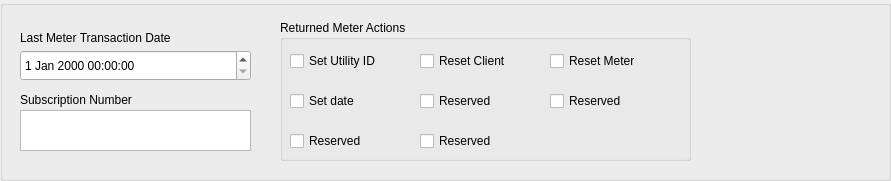
           <widget class="QGroupBox" name="groupBox_16">
            <property name="geometry">
             <rect>
              <x>10</x>
              <y>20</y>
              <width>891</width>
              <height>181</height>
             </rect>
            </property>
            <property name="title">
             <string/>
            </property>
            <widget class="QDateTimeEdit" name="dateTime_LastMeterTransactionDate_16">
             <property name="geometry">
              <rect>
               <x>20</x>
               <y>50</y>
               <width>231</width>
               <height>31</height>
              </rect>
             </property>
            </widget>
            <widget class="QLabel" name="L_LastMeterTransactionDate_16">
             <property name="geometry">
              <rect>
               <x>20</x>
               <y>30</y>
               <width>221</width>
               <height>16</height>
              </rect>
             </property>
             <property name="text">
              <string>Last Meter Transaction Date</string>
             </property>
            </widget>
            <widget class="QGroupBox" name="ReturnedMeterActions_group_16">
             <property name="geometry">
              <rect>
               <x>280</x>
               <y>20</y>
               <width>411</width>
               <height>141</height>
              </rect>
             </property>
             <property name="title">
              <string>Returned Meter Actions</string>
             </property>
             <widget class="QCheckBox" name="ReturnedMeterActions_chBox4_16">
              <property name="geometry">
               <rect>
                <x>10</x>
                <y>70</y>
                <width>111</width>
                <height>22</height>
               </rect>
              </property>
              <property name="text">
               <string>Set date</string>
              </property>
             </widget>
             <widget class="QCheckBox" name="ReturnedMeterActions_chBox6_16">
              <property name="geometry">
               <rect>
                <x>270</x>
                <y>70</y>
                <width>131</width>
                <height>22</height>
               </rect>
              </property>
              <property name="text">
               <string>Reserved</string>
              </property>
             </widget>
             <widget class="QCheckBox" name="ReturnedMeterActions_chBox3_16">
              <property name="geometry">
               <rect>
                <x>270</x>
                <y>30</y>
                <width>131</width>
                <height>22</height>
               </rect>
              </property>
              <property name="text">
               <string>Reset Meter</string>
              </property>
             </widget>
             <widget class="QCheckBox" name="ReturnedMeterActions_chBox5_16">
              <property name="geometry">
               <rect>
                <x>140</x>
                <y>70</y>
                <width>111</width>
                <height>22</height>
               </rect>
              </property>
              <property name="text">
               <string>Reserved</string>
              </property>
             </widget>
             <widget class="QCheckBox" name="ReturnedMeterActions_chBox1_16">
              <property name="geometry">
               <rect>
                <x>10</x>
                <y>30</y>
                <width>101</width>
                <height>22</height>
               </rect>
              </property>
              <property name="text">
               <string>Set Utility ID </string>
              </property>
             </widget>
             <widget class="QCheckBox" name="ReturnedMeterActions_chBox2_16">
              <property name="geometry">
               <rect>
                <x>140</x>
                <y>30</y>
                <width>111</width>
                <height>22</height>
               </rect>
              </property>
              <property name="text">
               <string>Reset Client</string>
              </property>
             </widget>
             <widget class="QCheckBox" name="ReturnedMeterActions_chBox8_16">
              <property name="geometry">
               <rect>
                <x>140</x>
                <y>110</y>
                <width>141</width>
                <height>22</height>
               </rect>
              </property>
              <property name="text">
               <string>Reserved</string>
              </property>
             </widget>
             <widget class="QCheckBox" name="ReturnedMeterActions_chBox7_16">
              <property name="geometry">
               <rect>
                <x>10</x>
                <y>110</y>
                <width>111</width>
                <height>22</height>
               </rect>
              </property>
              <property name="text">
               <string>Reserved</string>
              </property>
             </widget>
            </widget>
            <widget class="QTextEdit" name="T_SubscriptionNumber_16">
             <property name="geometry">
              <rect>
               <x>20</x>
               <y>110</y>
               <width>231</width>
               <height>41</height>
              </rect>
             </property>
            </widget>
            <widget class="QLabel" name="L_SubscriptionNumber_16">
             <property name="geometry">
              <rect>
               <x>20</x>
               <y>90</y>
               <width>231</width>
               <height>20</height>
              </rect>
             </property>
             <property name="text">
              <string>Subscription Number</string>
             </property>
            </widget>
           </widget>
